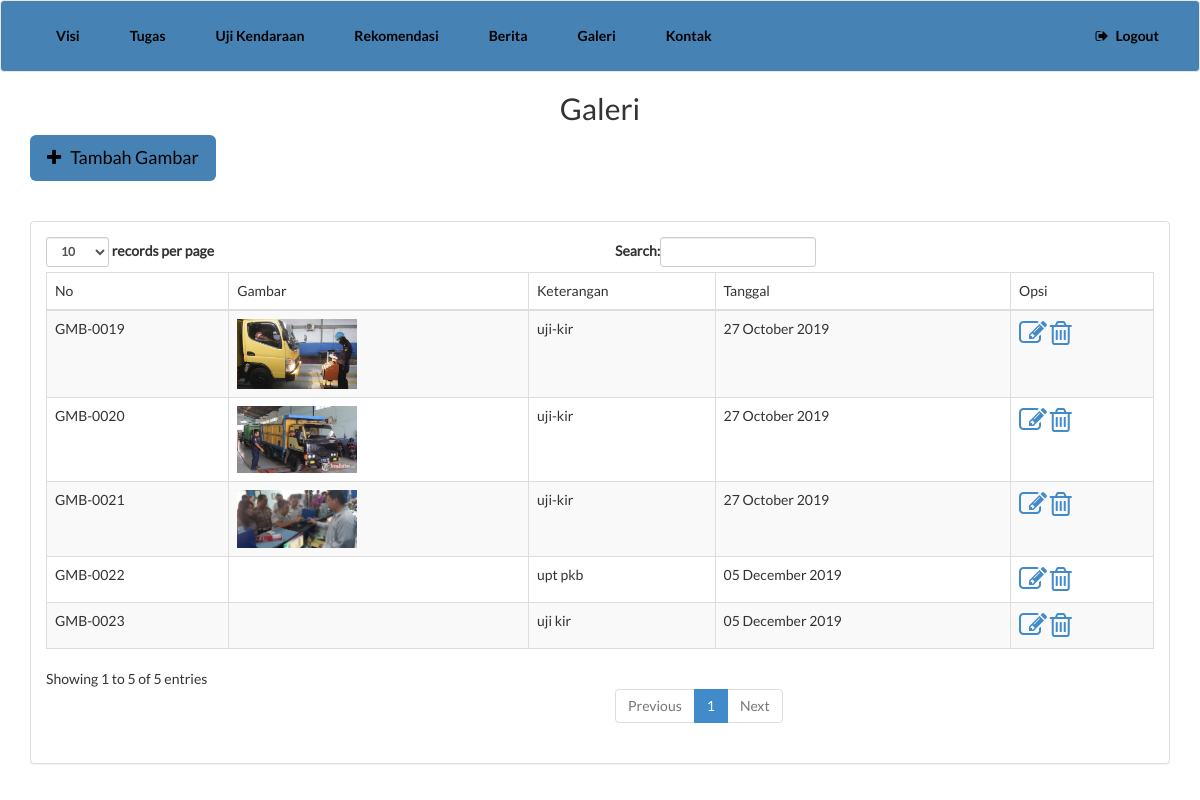
Page /administrator/galeri/index.php (signed in) on the committed database.
### tables this page shows
CREATE TABLE IF NOT EXISTS `galeri` (
`id` int(11) NOT NULL,
  `gambar` varchar(100) NOT NULL,
  `keterangan` varchar(150) NOT NULL,
  `tanggal` date NOT NULL
);

### administrator/galeri/index.php (the view, shortened to what this page needs)
<!doctype html>
<html>
<head>
  <link rel="stylesheet" href="../asset/css/bootstrap.min.css" />
  <link rel="stylesheet" href="../asset/css/style.css">
  <link rel="stylesheet" href="../asset/font-awesome-4.7.0/css/font-awesome.min.css">
</head>
<body>
  <nav id="navbar" class="navbar navbar-default">
    <div class="container-fluid">
      <div class="collapse navbar-collapse" id="bs-example-navbar-collapse-1">
        <ul class="nav navbar-nav navbar-left">
          <li><a href="../visi/index.php">Visi</a></li>
          <li><a href="../tugas/index.php">Tugas</a></li>
          <li><a href="../uji/index.php">Uji Kendaraan</a></li>
          <li><a href="../rekomendasi/index.php">Rekomendasi</a></li>
          <li><a href="../berita/index.php">Berita</a></li>
          <li><a href="index.php">Galeri</a></li>
          <li><a href="../kontak/index.php">Kontak</a></li>
        </ul>
        <ul class="nav navbar-nav navbar-right">
          <li><a href="../logout.php">
          <i class="fa fa-sign-out" aria-hidden="true">&ensp;</i>Logout</a></li>
        </ul>
      </div>
    </div>
  </nav>
    <div class="berita" id="berita">
      <div class="container">
        <h2 class="text-center">Galeri</h2>
        <a href="add.php"><button class="btn btn-lg " type="submit" name="kirim"><i class="fa fa-plus" aria-hidden="true"></i>&ensp;Tambah Gambar</button></a>
        <div class="row">
          <div class="col-lg-12 col-md-12">
            <div class="panel panel-default">
              <div class="panel-body">
                <div class="table-responsive">
                  <table class="table table-striped table-bordered table-hover" id="data">
                    <thead>
                      <tr>
                        <td>No</td>
                        <td>Gambar</td>
                        <td>Keterangan</td>
                        <td>Tanggal</td>
                        <td>Opsi</td>
                      </tr>
                    </thead>
                    <?php
            $data = mysql_query ("SELECT * FROM galeri ORDER BY id ASC");
            while ($row=mysql_fetch_array($data)){
              ?>
              <tr>
            <td>GMB-00<?php echo $row["id"]; ?></td>
            <td><img src="gambar/<?php echo $row["gambar"]; ?>" alt="" style= "width: 120px;"></td>
            <td><?php echo $row["keterangan"]; ?></td>
            <td><?php echo date("d F Y", strtotime ($row["tanggal"])) ?></td>
            <td>
              <a class="edit" href="ubah.php?id=<?php echo $row["id"]; ?>"><i class="fa fa-pencil-square-o fa-2x" aria-hidden="true"></i></a>
              <a class="hapus" href="hapus.php?id=<?php echo $row["id"]; ?>" onclick="return confirm('Yakin ingin menghapus ?')"><i class="fa fa-trash-o fa-2x" aria-hidden="true"></i></a>
            </td>
            <?php } ?>
            </tr>
                  </table>
                </div>
              </div>
            </div>
          </div>
        </div>
      </div>
    </div>
</body>
</html>

### administrator/asset/css/style.css (style rules this page uses)
body { height: 0px; font-family: "lazismu"; font-weight: 400; }
h1, h2, h3, h4 { font-family: 'lato', sans-serif; font-weight: 400; }
a { font-family: 'lato', sans-serif; }
.navbar { background-color: #4682B4; font-weight: 700; }
.navbar a { color: #000 !important; margin: 10px; }
.berita h2 { margin: 0px 0 10px; }
.berita button { margin: 0px 0 40px; background-color: #4682B4; color: #000; }

### rows in the picture
galeri: id "19", gambar (picture), keterangan "uji-kir", tanggal "27 October 2019"
galeri: id "20", gambar (picture), keterangan "uji-kir", tanggal "27 October 2019"
galeri: id "21", gambar (picture), keterangan "uji-kir", tanggal "27 October 2019"
galeri: id "22", keterangan "upt pkb", tanggal "05 December 2019"
galeri: id "23", keterangan "uji kir", tanggal "05 December 2019"
